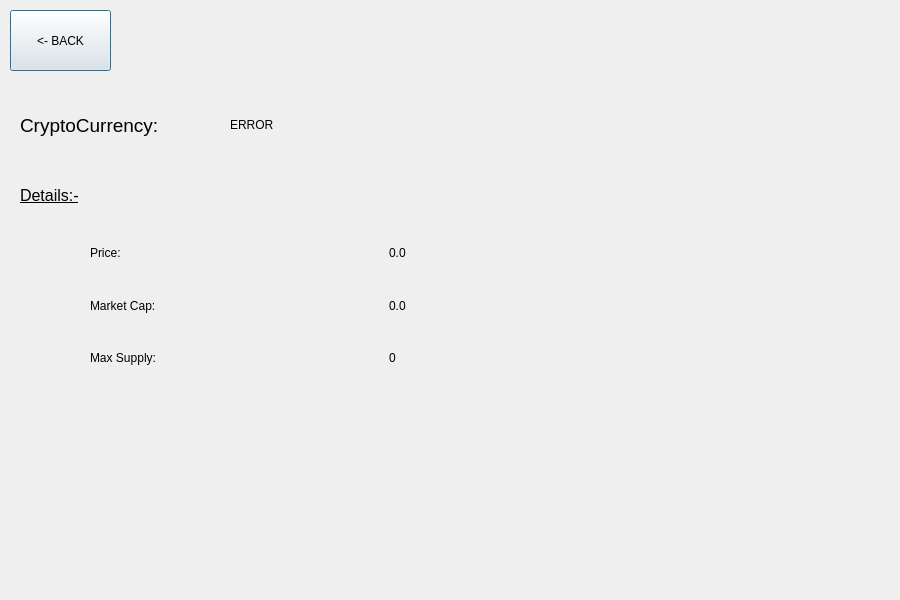
<?xml version="1.0" encoding="UTF-8"?>
<ui version="4.0">
 <class>CryptoDetailsWindow</class>
 <widget class="QDialog" name="CryptoDetailsWindow">
  <property name="geometry">
   <rect>
    <x>0</x>
    <y>0</y>
    <width>900</width>
    <height>600</height>
   </rect>
  </property>
  <property name="windowTitle">
   <string>Dialog</string>
  </property>
  <widget class="QPushButton" name="back">
   <property name="geometry">
    <rect>
     <x>10</x>
     <y>10</y>
     <width>101</width>
     <height>61</height>
    </rect>
   </property>
   <property name="text">
    <string>&lt;- BACK</string>
   </property>
  </widget>
  <widget class="QLabel" name="cryptocurrencynametag">
   <property name="geometry">
    <rect>
     <x>20</x>
     <y>110</y>
     <width>201</width>
     <height>31</height>
    </rect>
   </property>
   <property name="text">
    <string>&lt;html&gt;&lt;head/&gt;&lt;body&gt;&lt;p&gt;&lt;span style=&quot; font-size:14pt;&quot;&gt;CryptoCurrency:&lt;/span&gt;&lt;/p&gt;&lt;/body&gt;&lt;/html&gt;</string>
   </property>
  </widget>
  <widget class="QLabel" name="detailstag">
   <property name="geometry">
    <rect>
     <x>20</x>
     <y>180</y>
     <width>201</width>
     <height>31</height>
    </rect>
   </property>
   <property name="text">
    <string>&lt;html&gt;&lt;head/&gt;&lt;body&gt;&lt;p&gt;&lt;span style=&quot; font-size:12pt; text-decoration: underline;&quot;&gt;Details:-&lt;/span&gt;&lt;/p&gt;&lt;/body&gt;&lt;/html&gt;</string>
   </property>
  </widget>
  <widget class="QLabel" name="cryptocurrencyname">
   <property name="geometry">
    <rect>
     <x>230</x>
     <y>110</y>
     <width>201</width>
     <height>31</height>
    </rect>
   </property>
   <property name="text">
    <string>&lt;html&gt;&lt;head/&gt;&lt;body&gt;&lt;p&gt;ERROR&lt;/p&gt;&lt;/body&gt;&lt;/html&gt;</string>
   </property>
  </widget>
  <widget class="QWidget" name="verticalLayoutWidget">
   <property name="geometry">
    <rect>
     <x>90</x>
     <y>230</y>
     <width>591</width>
     <height>151</height>
    </rect>
   </property>
   <layout class="QGridLayout" name="gridLayout">
    <property name="leftMargin">
     <number>0</number>
    </property>
    <item row="1" column="0">
     <widget class="QLabel" name="marketcaptag">
      <property name="text">
       <string>Market Cap:</string>
      </property>
     </widget>
    </item>
    <item row="2" column="0">
     <widget class="QLabel" name="maxsupplytag">
      <property name="text">
       <string>Max Supply:</string>
      </property>
     </widget>
    </item>
    <item row="0" column="0">
     <widget class="QLabel" name="pricetag">
      <property name="text">
       <string>Price:</string>
      </property>
     </widget>
    </item>
    <item row="0" column="1">
     <widget class="QLabel" name="price">
      <property name="text">
       <string>0.0</string>
      </property>
     </widget>
    </item>
    <item row="1" column="1">
     <widget class="QLabel" name="marketcap">
      <property name="text">
       <string>0.0</string>
      </property>
     </widget>
    </item>
    <item row="2" column="1">
     <widget class="QLabel" name="maxsupply">
      <property name="text">
       <string>0</string>
      </property>
     </widget>
    </item>
   </layout>
  </widget>
 </widget>
 <resources/>
 <connections/>
</ui>
